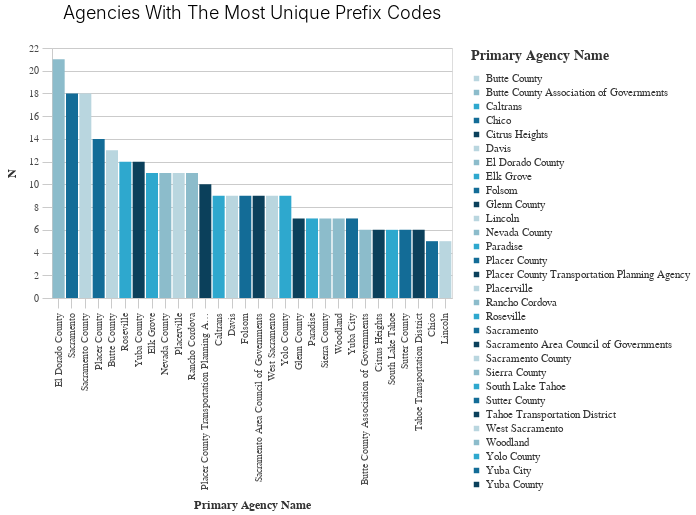

This figure's notebook cell:
### Code cell
_dla_utils.basic_bar_chart(((_dla_utils.get_nunique(df, 'prefix', 'primary_agency_name')).head(30)),
                            'primary_agency_name', 'n', 'primary_agency_name', subset, 'Agencies With The Most Unique Prefix Codes')

### Figure 1 — Vega-Lite specification as saved in the notebook (floating-point values rounded to 4 significant figures)
{"config": {"view": {"continuousWidth": 400, "continuousHeight": 300}, "axis": {"domainColor": "#cbcbcb", "grid": true, "gridColor": "#cbcbcb", "gridWidth": 1, "labelColor": "#474747", "labelFont": "Nunito Sans", "labelFontSize": 10, "labelPadding": 4, "tickColor": "#cbcbcb", "tickSize": 10, "titleColor": "#333", "titleFont": "Raleway", "titleFontSize": 12, "titlePadding": 10}, "axisBand": {"grid": false}, "background": "white", "font": "Raleway", "header": {"labelFont": "Nunito Sans", "titleFont": "Raleway"}, "legend": {"labelColor": "#333", "labelFont": "Nunito Sans", "labelFontSize": 11, "labelLimit": 0, "padding": 1, "symbolSize": 30, "symbolType": "square", "titleColor": "#333", "titleFont": "Raleway", "titleFontSize": 14, "titlePadding": 10}, "title": {"anchor": "middle", "font": "Raleway", "fontSize": 18, "fontWeight": 300, "offset": 20}}, "data": {"name": "data-9c198f112bbab709e88d58e800de2ba6"}, "mark": "bar", "encoding": {"color": {"field": "primary_agency_name", "legend": {"title": "Primary Agency Name"}, "scale": {"range": ["#B9D6DF", "#8CBCCB", "#2EA8CE", "#136C97", "#0B405B"]}, "type": "nominal"}, "x": {"field": "primary_agency_name", "sort": "-y", "title": "Primary Agency Name", "type": "nominal"}, "y": {"field": "n", "title": "N", "type": "quantitative"}}, "height": 250, "title": "Agencies With The Most Unique Prefix Codes", "width": 400, "$schema": "https://vega.github.io/schema/vega-lite/v4.17.0.json", "datasets": {"data-9c198f112bbab709e88d58e800de2ba6": [{"primary_agency_name": "El Dorado County", "n": 21}, {"primary_agency_name": "Sacramento", "n": 18}, {"primary_agency_name": "Sacramento County", "n": 18}, {"primary_agency_name": "Placer County", "n": 14}, {"primary_agency_name": "Butte County", "n": 13}, {"primary_agency_name": "Roseville", "n": 12}, {"primary_agency_name": "Yuba County", "n": 12}, {"primary_agency_name": "Elk Grove", "n": 11}, {"primary_agency_name": "Nevada County", "n": 11}, {"primary_agency_name": "Placerville", "n": 11}, {"primary_agency_name": "Rancho Cordova", "n": 11}, {"primary_agency_name": "Placer County Transportation Planning Agency", "n": 10}, {"primary_agency_name": "Caltrans", "n": 9}, {"primary_agency_name": "Davis", "n": 9}, {"primary_agency_name": "Folsom", "n": 9}, {"primary_agency_name": "Sacramento Area Council of Governments", "n": 9}, {"primary_agency_name": "West Sacramento", "n": 9}, {"primary_agency_name": "Yolo County", "n": 9}, {"primary_agency_name": "Glenn County", "n": 7}, {"primary_agency_name": "Paradise", "n": 7}, {"primary_agency_name": "Sierra County", "n": 7}, {"primary_agency_name": "Woodland", "n": 7}, {"primary_agency_name": "Yuba City", "n": 7}, {"primary_agency_name": "Butte County Association of Governments", "n": 6}, {"primary_agency_name": "Citrus Heights", "n": 6}, {"primary_agency_name": "South Lake Tahoe", "n": 6}, {"primary_agency_name": "Sutter County", "n": 6}, {"primary_agency_name": "Tahoe Transportation District", "n": 6}, {"primary_agency_name": "Chico", "n": 5}, {"primary_agency_name": "Lincoln", "n": 5}]}}
